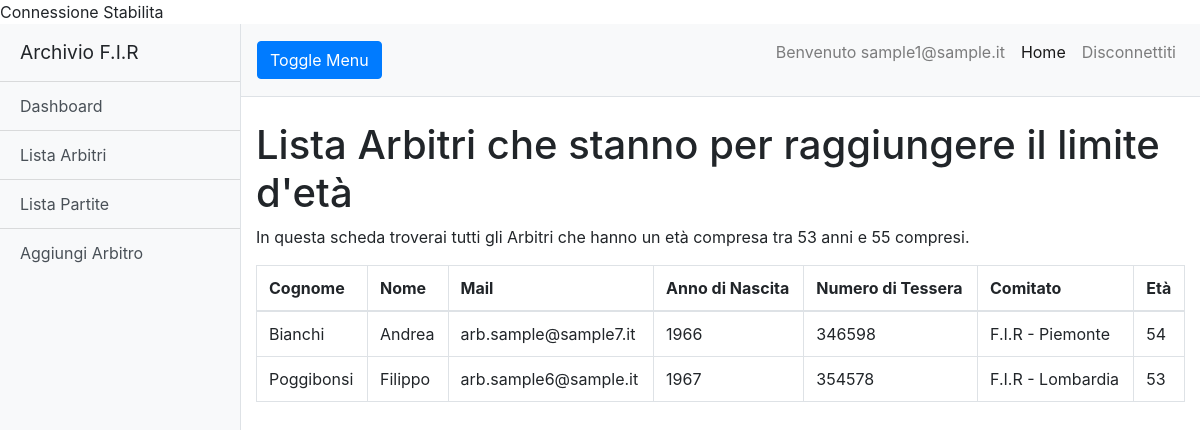
The app's page /webapplication/refold.php (signed in) with its own data.
### tables this page shows
CREATE TABLE `arbitro` (
  `id_arbitro` int(11) NOT NULL,
  `nome_arbitro` varchar(255) DEFAULT NULL,
  `cognome_arbitro` varchar(255) DEFAULT NULL,
  `mail_arbitro` text DEFAULT NULL,
  `anno_di_nascita` int(255) DEFAULT NULL,
  `n_tessera` int(255) DEFAULT NULL,
  `id_addetto_garantisce_accesso` int(255) DEFAULT NULL,
  `id_comitato_appartenenza` int(255) DEFAULT NULL,
  `ref_psw` varchar(255) DEFAULT NULL
);

CREATE TABLE `comitato` (
  `id_comitato` int(255) NOT NULL,
  `nome_comitato` varchar(255) DEFAULT NULL,
  `regione` varchar(255) DEFAULT NULL
);

### webapplication/refold.php (the view, shortened to what this page needs)
<?php
    require ("../config/db_driver.php");
?>
<!DOCTYPE html>
<html lang="en">
<head>
  <link href="vendor/bootstrap/css/bootstrap.min.css" rel="stylesheet">
  <link href="css/simple-sidebar.css" rel="stylesheet">
</head>
<body>
  <div class="d-flex" id="wrapper">
    <div class="bg-light border-right" id="sidebar-wrapper">
      <div class="sidebar-heading">Archivio F.I.R </div>
      <div class="list-group list-group-flush">
        <a href="index.php" class="list-group-item list-group-item-action bg-light">Dashboard</a>
        <a href="reflist.php" class="list-group-item list-group-item-action bg-light">Lista Arbitri</a>
          <a href="matchlist.php" class="list-group-item list-group-item-action bg-light">Lista Partite</a>
          <?php
          if($_SESSION['secretary']){
              echo'<a href="addreferee.php" class="list-group-item list-group-item-action bg-light">Aggiungi Arbitro</a>';
          }
          ?>
      </div>
    </div>
    <div id="page-content-wrapper">
      <nav class="navbar navbar-expand-lg navbar-light bg-light border-bottom">
        <button class="btn btn-primary" id="menu-toggle">Toggle Menu</button>
        <div class="collapse navbar-collapse" id="navbarSupportedContent">
            <ul class="navbar-nav ml-auto mt-2 mt-lg-0">
                <li class="nav-item">
                    <p class="nav-link">Benvenuto <?php echo $_SESSION['mail']?></p>
                </li>
          <ul class="navbar-nav ml-auto mt-2 mt-lg-0">
            <li class="nav-item active">
              <a class="nav-link" href="index.php">Home <span class="sr-only">(current)</span></a>
            </li>
              <li class="nav-item">
                  <a class="nav-link" href="logout.php">Disconnettiti</a>
              </li>
          </ul>
        </div>
      </nav>
      <div class="container-fluid">
        <h1 class="mt-4">Lista Arbitri che stanno per raggiungere il limite d'età</h1>
          <p>In questa scheda troverai tutti gli Arbitri che hanno un età compresa tra 53 anni e 55 compresi.</p>
          <table class="table table-bordered" id="dataTable" width="100%" cellspacing="0">
              <thead>
              <tr>
                  <th>Cognome</th>
                  <th>Nome</th>
                  <th>Mail</th>
                  <th>Anno di Nascita</th>
                  <th>Numero di Tessera</th>
                  <th>Comitato</th>
                  <th>Età</th>
              </tr>
              </thead>
              <?php
              $currentYear = date("Y");
              $query = "SELECT * FROM arbitro,comitato WHERE ".$currentYear." - anno_di_nascita >= 53 AND ".$currentYear." - anno_di_nascita <= 55 AND arbitro.id_comitato_appartenenza = comitato.id_comitato ORDER BY cognome_arbitro ASC";
              $result = mysqli_query($conn,$query);
              while($row = mysqli_fetch_array($result)){
                  $eta = $currentYear - $row['anno_di_nascita'];
                  echo "<tr>
            <td>{$row['cognome_arbitro']}</td>
            <td>{$row['nome_arbitro']}</td>
            <td>{$row['mail_arbitro']}</td>
            <td>{$row['anno_di_nascita']}</td>
            <td>{$row['n_tessera']}</td>
            <td>{$row['nome_comitato']}</td>
            <td>{$eta}</td>
            </tr>
    ";
              }
              ?>
          </table>
      </div>
    </div>
  </div>
</body>
</html>

### webapplication/css/simple-sidebar.css (style rules this page uses)
body { overflow-x: hidden; }
#sidebar-wrapper { min-height: 100vh; margin-left: -15rem; -webkit-transition: margin .25s ease-out; -moz-transition: margin .25s ease-out; -o-transition: margin .25s ease-out; transition: margin .25s ease-out; }
#sidebar-wrapper .sidebar-heading { padding: 0.875rem 1.25rem; font-size: 1.2rem; }
#sidebar-wrapper .list-group { width: 15rem; }
#page-content-wrapper { min-width: 100vw; }
@media (min-width: 768px) { #sidebar-wrapper { margin-left: 0; } }
@media (min-width: 768px) { #page-content-wrapper { min-width: 0; width: 100%; } }

### records on screen
arbitro: cognome_arbitro "Bianchi", nome_arbitro "Andrea", mail_arbitro "arb.sample@sample7.it", anno_di_nascita "1966", n_tessera "346598", id_comitato_appartenenza.nome_comitato "F.I.R - Piemonte"
arbitro: cognome_arbitro "Poggibonsi", nome_arbitro "Filippo", mail_arbitro "arb.sample6@sample.it", anno_di_nascita "1967", n_tessera "354578", id_comitato_appartenenza.nome_comitato "F.I.R - Lombardia"

### other values on screen
$_SESSION['mail'] "sample1@sample.it"
